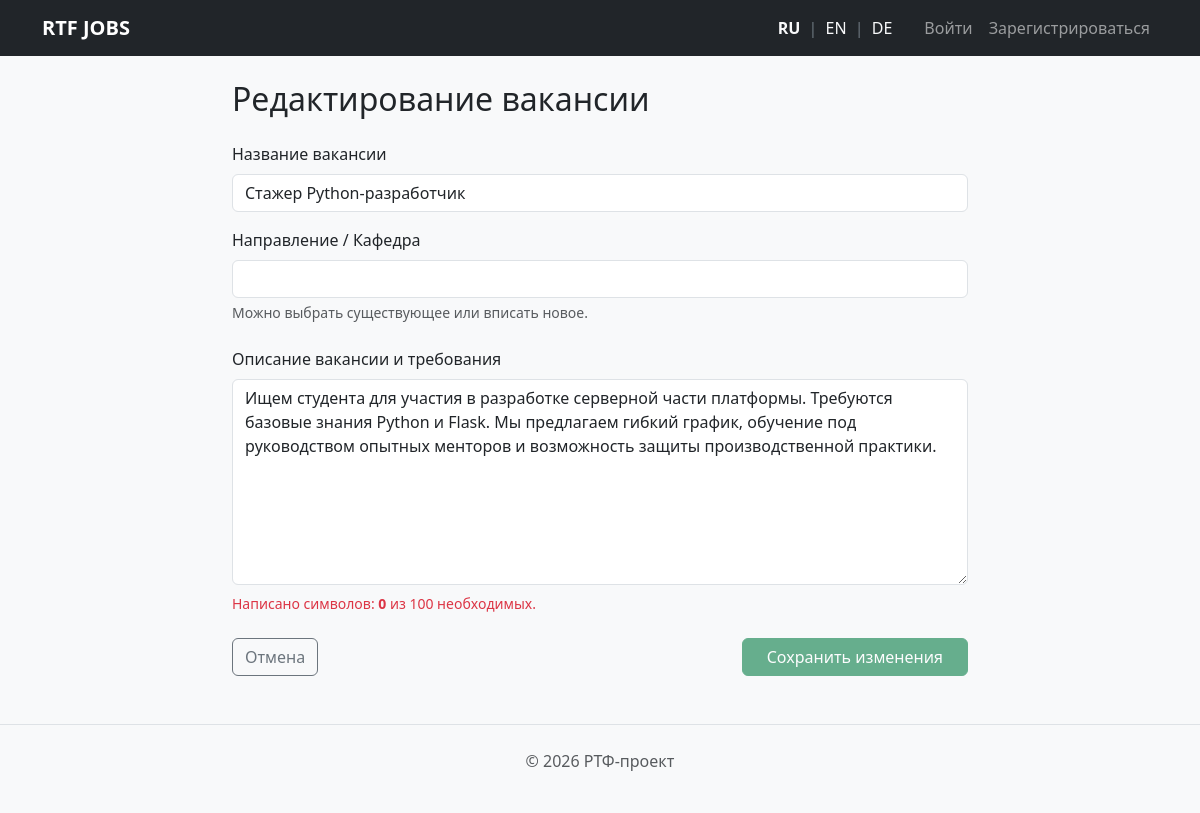
Screenshot of /update/1 with the database file from the repository.
### app/models/vacancy.py (models this page shows)
class Vacancy(db.Model):
    __tablename__ = 'vacancies'
    id = db.Column(db.Integer, primary_key=True)
    title_ru = db.Column(db.String(150), nullable=False)
    title_en = db.Column(db.String(150))
    title_de = db.Column(db.String(150))
    description_ru = db.Column(db.Text, nullable=False)
    description_en = db.Column(db.Text)
    description_de = db.Column(db.Text)
    company = db.Column(db.String(150), nullable=False)
    salary_from = db.Column(db.Integer)
    salary_to = db.Column(db.Integer)
    employment_type = db.Column(db.String(50))
    is_internship = db.Column(db.Boolean, default=False)
    created_at = db.Column(db.DateTime, default=datetime.utcnow)
    department_id = db.Column(db.Integer, db.ForeignKey('departments.id'), nullable=False)
    author_id = db.Column(db.Integer, db.ForeignKey('users.id'), nullable=False)
    category_id = db.Column(db.Integer, db.ForeignKey('categories.id'), nullable=True)
    skills = db.relationship('Skill', secondary=vacancy_skills, backref=db.backref('vacancies', lazy='dynamic'))
    applications = db.relationship('Application', backref='vacancy', lazy=True)

### app/routes/vacancy.py (the view, shortened to what this page needs)
@vacancy_bp.route('/update/<int:id>', methods=['GET', 'POST'])
def update_vacancy(id):
    vacancy = Vacancy.query.get_or_404(id)
    return render_template('edit_vacancy.html', vacancy=vacancy)

### templates/edit_vacancy.html (shortened to what this page needs)
{% extends "base.html" %}
{% block content %}
<div class="row justify-content-center">
  <div class="col-md-8">
    <h2 class="mb-4">Редактирование вакансии</h2>
    <form method="POST" action="/update/{{ vacancy.id }}">
      <div class="mb-3">
        <label for="title" class="form-label">Название вакансии</label>
        <input type="text" class="form-control" id="title" name="title" value="{{ vacancy.title_ru }}" required>
      </div>
      <div class="mb-4">
        <label for="department_id" class="form-label">Направление / Кафедра</label>
        <select id="department_id" name="department_id" class="form-control" placeholder="Выберите направление..." required>
          <option value=""></option>
        </select>
        <div class="form-text text-muted">Можно выбрать существующее или вписать новое.</div>
      </div>
      <div class="mb-4">
        <label for="description" class="form-label">Описание вакансии и требования</label>
        <textarea class="form-control" id="description" name="description" rows="8" required>{{ vacancy.description_ru }}</textarea>
        <div id="char-count-help" class="form-text text-danger mt-2">
          Написано символов: <span id="char-count" class="fw-bold">0</span> из 100 необходимых.
        </div>
      </div>
      <div class="d-flex justify-content-between">
        <a href="/" class="btn btn-outline-secondary">Отмена</a>
        <button type="submit" id="submit-btn" class="btn btn-success px-4" disabled>Сохранить изменения</button>
      </div>
    </form>
  </div>
</div>
<link href="https://cdn.jsdelivr.net/npm/tom-select@2.2.2/dist/css/tom-select.bootstrap5.min.css" rel="stylesheet">
{% endblock %}

### rows the page displays
Vacancy: title "Стажер Python-разработчик", description "Ищем студента для участия в разработке серверной части платформы. Требуются базовые знания Python и Flask. Мы предлагаем гибкий график, обучение под руководством опытных менторов и возможность защиты производственной практики."

### other values shown
{{ t('login') }} "Войти"
{{ t('register') }} "Зарегистрироваться"
{{ t('footer_text') }} "РТФ-проект"
